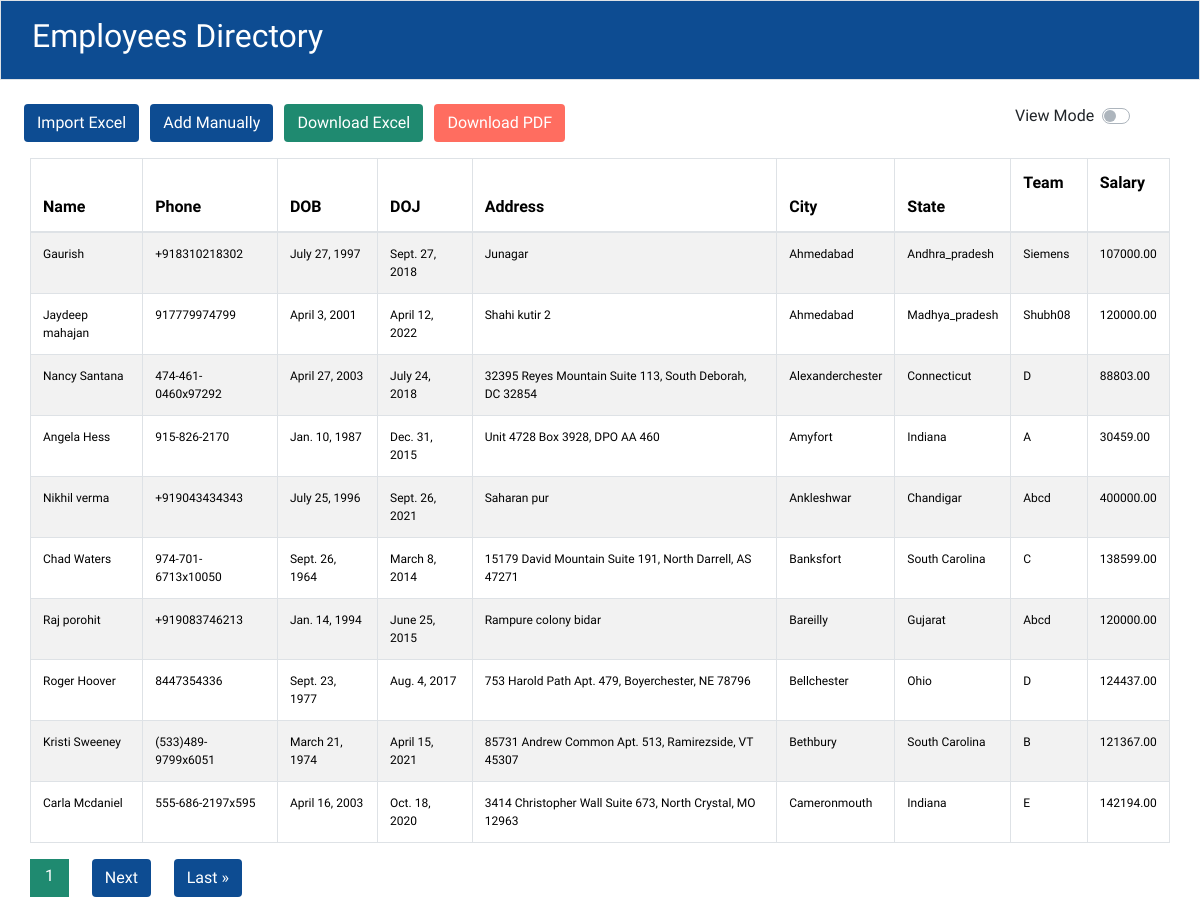
Screenshot of /?sort=city with the database file from the repository.
### firstapp/models.py (models this page shows)
class Employee(models.Model):
    phone_regex = RegexValidator(
        regex=r'^\+?91?[6-9]\d{9}$',
        message="Phone number must be entered in the format: '+919999999999'. Up to 15 digits allowed."
    )
    GENDER_CHOICES = [
    ('M', 'Male'),
    ('F', 'Female'),
    ('O', 'Other'),
]
    def validate_dob(value):
        if value.year < 1950:
            raise ValidationError("Invalid date of birth. Year must be greater than or equal to 1950.")
        if value.year > 2005:
            raise ValidationError("Invalid date of birth. Year must be less than 2005")
    name = models.CharField(max_length=100, unique=True)
    phone = models.CharField(validators=[phone_regex], max_length=15, unique=True)
    dob = models.DateField(validators=[validate_dob])
    gender = models.CharField(max_length=1, choices=GENDER_CHOICES, default='Male')
    doj = models.DateField()
    address = models.CharField(max_length=250)
    city = models.CharField(max_length=25)
    state = models.CharField(max_length=25)
    team = models.CharField(max_length=100)
    salary = models.DecimalField(max_digits=8, decimal_places=2)
    created_at = models.DateTimeField(auto_now_add=True)
    updated_at = models.DateTimeField(auto_now=True)
    class Meta:
        unique_together = ['name', 'phone']

### firstapp/views.py (the view, shortened to what this page needs)
# urls.py: path('', EmployeeListView.as_view(), name='employee_list'),
class EmployeeListView(View):
    def get(self, request):
        form = EmployeeForm()
        employees = Employee.objects.all().order_by('-created_at')
        sort = request.GET.get('sort')
        order = request.GET.get('order')
        if sort == 'name':
            employees = employees.order_by('name')
        elif sort == 'doj':
            employees = employees.order_by('doj')
        elif sort == 'city':
            employees = employees.order_by('city')
        elif sort == 'state':
            employees = employees.order_by('state')
        elif sort == 'team':
            employees = employees.order_by('team')
        elif sort == 'salary':
            employees = employees.order_by('salary')
        if sort and order == 'desc':
            employees = employees.reverse()
        else:
            order = 'asc'
        paginator = Paginator(employees, per_page=settings.PAGINATION_PER_PAGE)
        page_number = request.GET.get('page')
        page_obj = paginator.get_page(page_number)
        CurrentDate = datetime.now().date()
        return render(request, 'employees.html', {'form': form, 'page_obj': page_obj, 'date': CurrentDate, 'sort': sort, 'order': order})

### firstapp/templates/employees.html (shortened to what this page needs)
{% extends 'base.html' %}
{% load static %}
{% block content %}
<div class="container-fluid" style="font-family: 'Prompt', sans-serif;">
    <div class="row">
      <div class="d-flex col-md-6 mt-4" style="padding-left: 2%;">
        <button id="fileUploadBtn" class="btn text-white" style="margin-right: 2%; background-color: #0D4C92;">Import Excel</button>
        <a href="{% url 'manualEntry' %}" class="btn text-white" style="margin-right: 2%; background-color: #0D4C92;">Add Manually</a>
        <a href="{% url 'download_employees' %}?format=csv" class="btn text-white" style="margin-right: 2%; background-color: #1F8A70;">Download Excel</a>
        <a href="{% url 'download_pdf' %}?format=csv" class="btn text-white" style="background-color: #FF6D60;">Download PDF</a>
      </div>
      <div class="d-flex col-md-4 mt-4">
    </div>
      <div class="d-flex col-md-2 mt-4  pr-0 flex-row=reverse">
        <span id="edit-toggle">View Mode</span>
        <div class="custom-control ml-2 custom-switch">
            </body>
<div class="container-fluid mt-3" style="font-family: 'Prompt', sans-serif;">
    <table class="table table-striped table-bordered">
        <thead class="text-white" style="background-color: #0D4C92; ">
            <tr>
                <th>
                    Name
                    <a href="?sort=name{% if sort == 'name' and order == 'asc' %}&order=desc{% endif %}"
                        style="margin-left: 5%; text-decoration: none; color: white;">
                        {% if sort == 'name' %}
                        {% if order == 'asc' %}
                        <span>&uarr;</span>
                        {% else %}
                        <span>&darr;</span>
                        {% endif %}
                        {% else %}
                        <span>&darr;</span>
                        {% endif %}
                    </a>
                </th>
                <th>Phone</th>
                <th>DOB</th>
                <th>
                    DOJ
                    <a href="?sort=doj{% if sort == 'doj' and order == 'asc' %}&order=desc{% endif %}"
                        style="margin-left: 5%; text-decoration: none; color: white;">
                        {% if sort == 'doj' %}
                        {% if order == 'asc' %}
                        <span>&uarr;</span>
                        {% else %}
                        <span>&darr;</span>
                        {% endif %}
                        {% else %}
                        <span>&darr;</span>
                        {% endif %}
                    </a>
                </th>
                <th>Address</th>
                <th>
                    City
                    <a href="?sort=city{% if sort == 'city' and order == 'asc' %}&order=desc{% endif %}"
                        style="margin-left: 5%; text-decoration: none; color: white;">
                        {% if sort == 'city' %}
                        {% if order == 'asc' %}
                        <span>&uarr;</span>
                        {% else %}
                        <span>&darr;</span>
                        {% endif %}
                        {% else %}
                        <span>&darr;</span>
                        {% endif %}
                    </a>
                </th>
                <th>
                    State
                    <a href="?sort=state{% if sort == 'state' and order == 'asc' %}&order=desc{% endif %}"
                        style="margin-left: 5%; text-decoration: none; color: white;">
                        {% if sort == 'state' %}
                        {% if order == 'asc' %}
                        <span>&uarr;</span>
                        {% else %}
                        <span>&darr;</span>
                        {% endif %}
                        {% else %}
                        <span>&darr;</span>
                        {% endif %}
                    </a>
                </th>
                <th>
                    Team
                    <a href="?sort=team{% if sort == 'team' and order == 'asc' %}&order=desc{% endif %}"
                        style="margin-left: 5%; text-decoration: none; color: white;">
                        {% if sort == 'team' %}
                        {% if order == 'asc' %}
                        <span>&uarr;</span>
                        {% else %}
                        <span>&darr;</span>
                        {% endif %}
                        {% else %}
                        <span>&darr;</span>
                        {% endif %}
                    </a>
                </th>
                <th>
                    Salary
                    <a href="?sort=salary{% if sort == 'salary' and order == 'asc' %}&order=desc{% endif %}"
                        style="margin-left: 5%; text-decoration: none; color: white;">
                        {% if sort == 'salary' %}
                        {% if order == 'asc' %}
                        <span>&uarr;</span>
                        {% else %}
                        <span>&darr;</span>
                        {% endif %}
                        {% else %}
                        <span>&darr;</span>
                        {% endif %}
                    </a>
                </th>
            </tr>
        </thead>
        <tbody class="thead-light">
            {% for employee in page_obj %}
            <tr style="font-size: 12px;" data-employee-id="{{ employee.id }}">
                <td {% if not employee.editable %}contenteditable="false"{% endif %} data-field-name="name">{{ employee.name }}</td>
                <td {% if not employee.editable %}contenteditable="false"{% endif %} data-field-name="phone">{{ employee.phone }}</td>
                <td {% if not employee.editable %}contenteditable="false"{% endif %} data-field-name="dob">{{ employee.dob }}</td>
                <td {% if not employee.editable %}contenteditable="false"{% endif %} data-field-name="doj">{{ employee.doj }}</td>
                <td {% if not employee.editable %}contenteditable="false"{% endif %} data-field-name="address">{{ employee.address }}</td>
                <td {% if not employee.editable %}contenteditable="false"{% endif %} data-field-name="city">{{ employee.city }}</td>
                <td {% if not employee.editable %}contenteditable="false"{% endif %} data-field-name="state">{{ employee.state }}</td>
                <td {% if not employee.editable %}contenteditable="false"{% endif %} data-field-name="team">{{ employee.team }}</td>
                <td {% if not employee.editable %}contenteditable="false"{% endif %} data-field-name="salary">{{ employee.salary }}</td>
            </tr>
            {% endfor %}
        </tbody>
    </table>
    <div class="text-center">
        <div class="pagination">
            <div class="current-page-box text-white" style="padding: 5px 15px; display: inline-block; background-color: #1F8A70;">
                <span class="current-page text-white" style="margin-left: 1% 2% 2%;">{{ page_obj.number }}</span>
            </div>
            {% if page_obj.has_next %}
            <a href="?page={{ page_obj.next_page_number }}" class="btn text-white"
                style=" background-color: #0D4C92; margin-right: 2%; margin-left: 2%;">Next</a>
            <a href="?page={{ page_obj.paginator.num_pages }}" class="btn text-white"
                style="background-color: #0D4C92;">Last &raquo;</a>
            {% endif %}
        </div>
    </div>
</div>
{% endblock content %}

### rows the page displays
Employee: name "Gaurish", phone "+918310218302", dob "July 27, 1997", doj "Sept. 27, 2018", address "Junagar", city "Ahmedabad", state "Andhra_pradesh", team "Siemens", salary "107000.00"
Employee: name "Jaydeep mahajan", phone "917779974799", dob "April 3, 2001", doj "April 12, 2022", address "Shahi kutir 2", city "Ahmedabad", state "Madhya_pradesh", team "Shubh08", salary "120000.00"
Employee: name "Nancy Santana", phone "474-461-0460x97292", dob "April 27, 2003", doj "July 24, 2018", address "32395 Reyes Mountain Suite 113, South Deborah, DC 32854", city "Alexanderchester", state "Connecticut", team "D", salary "88803.00"
Employee: name "Angela Hess", phone "915-826-2170", dob "Jan. 10, 1987", doj "Dec. 31, 2015", address "Unit 4728 Box 3928, DPO AA 460", city "Amyfort", state "Indiana", team "A", salary "30459.00"
Employee: name "Nikhil verma", phone "+919043434343", dob "July 25, 1996", doj "Sept. 26, 2021", address "Saharan pur", city "Ankleshwar", state "Chandigar", team "Abcd", salary "400000.00"
Employee: name "Chad Waters", phone "974-701-6713x10050", dob "Sept. 26, 1964", doj "March 8, 2014", address "15179 David Mountain Suite 191, North Darrell, AS 47271", city "Banksfort", state "South Carolina", team "C", salary "138599.00"
Employee: name "Raj porohit", phone "+919083746213", dob "Jan. 14, 1994", doj "June 25, 2015", address "Rampure colony bidar", city "Bareilly", state "Gujarat", team "Abcd", salary "120000.00"
Employee: name "Roger Hoover", phone "8447354336", dob "Sept. 23, 1977", doj "Aug. 4, 2017", address "753 Harold Path Apt. 479, Boyerchester, NE 78796", city "Bellchester", state "Ohio", team "D", salary "124437.00"
Employee: name "Kristi Sweeney", phone "(533)489-9799x6051", dob "March 21, 1974", doj "April 15, 2021", address "85731 Andrew Common Apt. 513, Ramirezside, VT 45307", city "Bethbury", state "South Carolina", team "B", salary "121367.00"
Employee: name "Carla Mcdaniel", phone "555-686-2197x595", dob "April 16, 2003", doj "Oct. 18, 2020", address "3414 Christopher Wall Suite 673, North Crystal, MO 12963", city "Cameronmouth", state "Indiana", team "E", salary "142194.00"

### other values shown
{{ page_obj.number }} "1"
